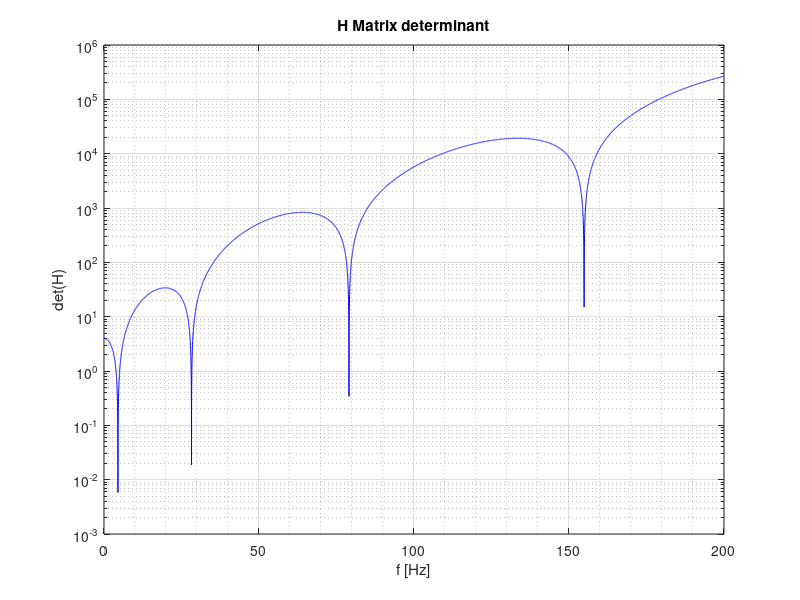
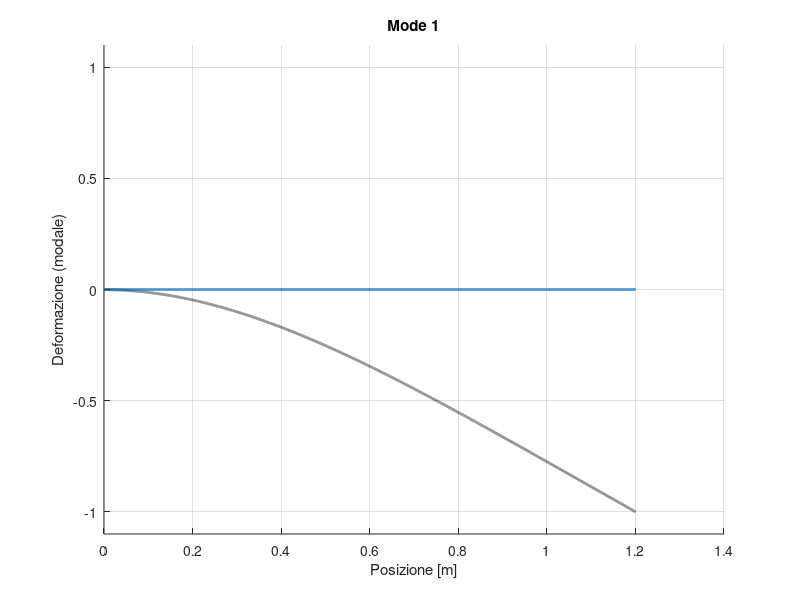

Reproduce these figures in MATLAB, in order. (Note: this script raises an error after producing the figures.)
clear all
close all
clc

%% BEAM 
%% Definition of the mechanical properties of the system

h = 0.008;               % thickness [m]
b = 0.04;                % width [m]
rho = 2700;             % density [kg/^3]
L = 1.2;                % beam length [m]  
E = 68e9;               % Young Modulus [Pa]
J = b*h^3/12;           % Inertia moment [m^4]
V = L*b*h;              % volume [m^3]
M = rho*V;
m = M/L; % mass [Kg]
xsi = 0.01;             % smorzamento adimensionale

% Setting the frequency range
fmax = 200;                        %[Hz]
% resolutions
n_points = 10000; 
% create frequency vectors
freq=linspace(0,fmax,n_points);    % [Hz]
omega=2*pi*freq;                   %[rad/s]


%% Calculation
% Building the matrix of the coefficients from the BCs for a cantilever
% beam
H=@(omega) [            1                                       0                                           1                                           0    ;
                        0                                       1                                           0                                           1    ;
              -cos(L*(m*omega^2/(E*J))^(1/4))        -sin(L*(m*omega^2/(E*J))^(1/4))            cosh(L*(m*omega^2/(E*J))^(1/4))             sinh(L*(m*omega^2/(E*J))^(1/4));
              sin(L*(m*omega^2/(E*J))^(1/4))         -cos(L*(m*omega^2/(E*J))^(1/4))            sinh(L*(m*omega^2/(E*J))^(1/4))             cosh(L*(m*omega^2/(E*J))^(1/4));];

% inizializzo il vettore dove inserirò il valore del determinante
dets = zeros(length(omega),1);
% calculate H matrix determinant in the frequency range
for i=1:length(omega)
    dets(i)=det(H(omega(i)));
end

% plot determinant
figure, box on
semilogy(freq,abs(dets),'-b')
hold on;
grid on;
grid minor;
ylabel('det(H)');
xlabel('f [Hz]');
title("H Matrix determinant")


%% Imposing that the determinant is null
% inizializzo il vettore dove metto gli indici per cui si annulla il
% determinate (frequenze proprie)
i_nat=[];
% trovo i minimi locali del determinante e salvo gli indici in i_nat
for i=2:length(dets)-1
    if abs(dets(i)) < abs(dets(i-1)) && abs(dets(i)) < abs(dets(i+1))
        i_nat(end+1)=i;
    end
end
% stampo a schermo le frequenze proprie
fprintf('Natural frequencies [Hz]:\n ');
disp(freq(i_nat));
% aggiungo nel plot precedente dei pallini dove ho le frequenze proprie
% plot(freq(i_nat),abs(dets(i_nat)),'or')

%% Solving the reduced system
% Ora sappiamo i valori di omega (frequenze proprie) per cui il sistema è singolare, 
% quindi possiamo risolvere il sistema ridotto per trovare i modi.

% inizializzo la matrice dove in ogni colonna metterò i modi per diverse
% frequenze proprie
X_hat = zeros(4, length(i_nat)); 

% Salvo i valori dei coefficienti quando omega è pari alla frequenza
% propria (in pratica salvo i modi) nella matrice C_hat
for i_mode = 1:length(i_nat)
    % trovo omega0 (frequenza propria)
    omega_i = omega(i_nat(i_mode));
    
    % calcolo la matrice H quando omega = omega_i (frequenza propria)
    Hi = H(omega_i);
    
    % estraggo la parte ridotta della matrice Hi (2:4, 2:4)
    Hi_hat = Hi(2:4, 2:4);  % 3x3 matrix
    Ni_hat = Hi(2:4, 1);    % 3x1 vector
    
    % Risolvo il sistema Hi_hat * Xi_hat = -Ni_hat
    % Trovo il vettore del modo di vibrare e lo aggiungo nella matrce dei modi
    X_hat(:, i_mode) = [1; -Hi_hat\Ni_hat];  % Il primo componente è 1 e gli altri sono risolti
    
end

%% Modal shapes computation
% Distretizzo l'asse della lunghezza della trave
x = linspace(0, L, n_points);  % vettore di lunghezza della trave
dx = x(2);  % distanza fra i punti

% Calcolo dei modi per ogni frequenza propria
modes_shapes = zeros(length(i_nat), length(x));  % inizializzo la matrice dei modi

for i_mode = 1:length(i_nat)
    omega_i = omega(i_nat(i_mode));  % Frequenza propria
    gamma_i = (L * m * omega_i^2 / (E * J))^(1/4);  % parametro di vibrazione gamma_i
    
    % Calcolo del modo di vibrazione per ogni punto dell'asse x
    modes_shapes(i_mode, :) = X_hat(1, i_mode) * cos(gamma_i * x) ...
                    + X_hat(2, i_mode) * sin(gamma_i * x) ...
                    + X_hat(3, i_mode) * cosh(gamma_i * x) ...
                    + X_hat(4, i_mode) * sinh(gamma_i * x);
end

% Normalizzo i modi per far sì che il massimo valore sia 1
normaliz = max(abs(modes_shapes), [], 2);  % Normalizzo per ciascun modo (per ogni riga)
modes_shapes = modes_shapes ./ normaliz;  % Normalizzazione dei modi

% Se vuoi normalizzare ogni modo separatamente per avere il primo valore pari a 1:
% phi = phi ./ phi(:,1);  % Normalizza ogni modo rispetto al primo valore



% Animation
mode = 1;

colors_p = lines(length(i_nat));  % palette colori

figure('Position', [100, 100, 1200, 500]); hold on; grid on;
title(['Mode ', num2str(mode)])
plot(x, modes_shapes(mode,:), ':k', 'LineWidth', 2)
h1 = plot(x, zeros(size(x)), 'LineWidth', 2, 'color', colors_p(mode, :));
xlabel('Posizione [m]')
ylabel('Deformazione (modale)')
ylim([-1, 1] * max(abs(modes_shapes(mode,:))) * 1.1)
% 
% Parametri dell’animazione
T = 1 / freq(i_nat(mode));     % Periodo reale della frequenza naturale
n_cycles = 4;               % Numero di cicli da animare
n_frames = 1000;             % Numero di frame totali

t = linspace(0, n_cycles*T, n_frames);  % tempo continuo

for k = 1:length(t)
    if ishandle(h1)
        w1 = modes_shapes(mode,:) * cos(2*pi*freq(i_nat(mode)) * t(k));  % uso 2πf per l'argomento del coseno
        h1.YData = w1;
        pause(T/n_frames);
    else
        return
    end
end




%% Transfer Function

% posizioni acceleroemtri
xj = [ 0.2 0.5 0.8 1.2]; %[m]
% posizione martellata
xk = 1.2; %[m]

% inizializzo la matrice da esportare
frf = zeros(length(freq),length(xj));

for ii = 1: length(xj)
    % Trova l'indice di xj nel vettore x
    [~, pos_xj] = min(abs(x - xj(ii)));
    
    % Trova l'indice di xk nel vettore x
    [~, pos_xk] = min(abs(x - xk));
    
    % modal mass vector initialization
    modal_mass = zeros(1,length(i_nat));
    
    % modal mass calculation for every mode
    for i = 1:length(i_nat)
        modal_mass(i,1) = m * trapz(x,modes_shapes(i,:).^2);
    end
    
    
    % transfer function initialization
    FRF = zeros(1,length(omega));
    
    % transfer function calculation
    for k = 1:length(omega)
        FRF(k) = 0; % inizializza a zero
        for i = 1:length(i_nat)
            FRF(k) = FRF(k) + ( ( modes_shapes(i,pos_xj) * modes_shapes(i,pos_xk) ) / modal_mass(i) ) / ...
                         ( -omega(k)^2 + 2i * xsi * omega(k) * omega(i_nat(i)) + omega(i_nat(i))^2 );
        end
    end

    % salvo la FRF nella matrice da esoportare
    frf(:,ii) = FRF.';
    
    % % transfer function calculation for single unit impulse force
    % for i = 1:length(i_nat)
    %     num = modes_shapes(i, pos_xj) * modes_shapes(i, pos_xk);
    %     den = -omega.^2 + 2i * xsi * omega * omega(i_nat(i)) + omega(i_nat(i))^2;
    %     FRF = FRF + (num / modal_mass(i)) ./ den;
    % end
    
    %% FRF plot 
    % Calcolo ampiezza e fase della FRF
    FRF_amp = abs(FRF);             % modulo
    FRF_phase = angle(FRF);         % fase in radianti

    % Crea la figura con due subplot
    figure;

    % ---- Ampiezza (semilogaritmica) ----
    subplot(2,1,1);
    semilogy(freq, FRF_amp, 'b', 'LineWidth', 2);
    grid on;
    xlabel('Frequenza [Hz]');
    ylabel('|G(j\omega)|');
    title('Funzione di Trasferimento - Ampiezza');
    xlim([0 max(freq)]);

    % ---- Fase ----
    subplot(2,1,2);
    plot(freq, FRF_phase, 'r', 'LineWidth', 2);
    grid on;
    xlabel('Frequenza [Hz]');
    ylabel('Fase [rad]');
    title('Funzione di Trasferimento - Fase');
    xlim([0 max(freq)]);
    
end

% Crea la cartella "Results" se non esiste
output_folder = 'Results\Beam Optimized\';
if ~exist(output_folder, 'dir')
    mkdir(output_folder);
end

% Crea un suffisso col valore della martellata (xk), ad esempio "xk_1.2m"
suffix = sprintf('xk_%.2fm', xk);

% Percorso completo del file .mat con nome dinamico
mat_path = fullfile(output_folder, ['FRF_export_' suffix '.mat']);

% Salva il file
save(mat_path, 'freq', 'frf');

% Messaggio di conferma
disp(['FRF esportata in: ', mat_path]);


% Crea un file di testo descrittivo delle posizioni
txt_path = fullfile(output_folder, ['FRF_export_' suffix '_info.txt']);
fid = fopen(txt_path, 'w');

fprintf(fid, 'Informazioni sulle posizioni per il file: %s\n\n', ['FRF_export_' suffix '.mat']);
fprintf(fid, 'Posizione forza (martellata): xk = %.3f m\n\n', xk);

fprintf(fid, 'Accelerometri:\n');
for i = 1:length(xj)
    fprintf(fid, '  Colonna %d --> Accelerometro in xj = %.3f m\n', i, xj(i));
end

fclose(fid);

% Messaggio di conferma anche per il file txt
disp(['Informazioni di posizione esportate in: ', txt_path]);
